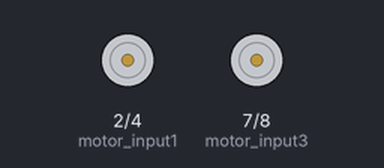
This sketch was run on a simulated Arduino Uno, built with avr-gcc and run on an emulated ATmega328P. On the bench: motor-driver pin pairs drawn as motors (green arrow = first pin HIGH = forward, orange = second pin HIGH = backward, longer = more drive). At 31.9 s the program stops and its outputs stay as they are.

Above: at 0.1 s.
At 8.3 s:
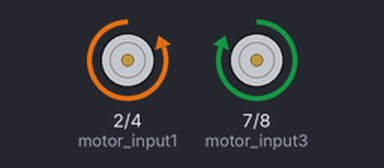
At 11.8 s:
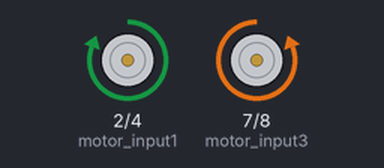
At 29.9 s:
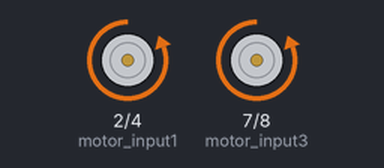
Timing chart, 0 to 33.4 s (numbered marks = the images above):
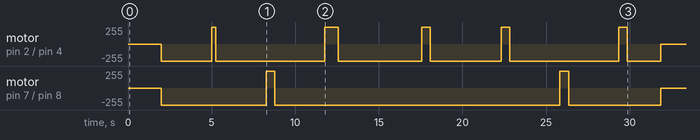

Measured:
- by itself, motor on pin 2 (motor_input1) / pin 4 (motor_input2): stopped → backward 255/255 at 2.0 s, → forward 255/255 3.0 s later, → backward 255/255 0.26 s later, → forward 255/255 6.5 s later, … (12 changes in this stretch)
- by itself, motor on pin 7 (motor_input3) / pin 8 (motor_input4): stopped → backward 255/255 at 2.0 s, → forward 255/255 6.3 s later, → backward 255/255 0.52 s later, → forward 255/255 17.1 s later, … (6 changes in this stretch)

The sketch:

autonomous.ino
```cpp
int motor_input1=2;
int motor_input2=4;
int motor_input3=7;
int motor_input4=8;

void setup()
{
  Serial.begin(9600);
  pinMode(motor_input1, OUTPUT);   //RIGHT MOTOR
  pinMode(motor_input2, OUTPUT);   //RIGHT MOTOR
  pinMode(motor_input3, OUTPUT);   //LEFT MOTOR
  pinMode(motor_input4, OUTPUT);   //LEFT MOTOR
}
void loop()
{

  delay(2000);
  {//forward
    digitalWrite(motor_input1, LOW);
    digitalWrite(motor_input2, HIGH);
    digitalWrite(motor_input3, LOW);
    digitalWrite(motor_input4, HIGH);
     delay(3000);
    }
    {//right(45)
    digitalWrite(motor_input1, HIGH);
    digitalWrite(motor_input2, LOW);
    digitalWrite(motor_input3, LOW);
    digitalWrite(motor_input4, HIGH);
    delay(260);   }

    {//forward
    digitalWrite(motor_input1, LOW);
    digitalWrite(motor_input2, HIGH);
    digitalWrite(motor_input3, LOW);
    digitalWrite(motor_input4, HIGH);
     delay(3000);
    }

    {//left(90)
    digitalWrite(motor_input1, LOW);
    digitalWrite(motor_input2, HIGH);
    digitalWrite(motor_input3, HIGH);
    digitalWrite(motor_input4, LOW);
    delay(520);
    }

    {//forward
    digitalWrite(motor_input1, LOW);
    digitalWrite(motor_input2, HIGH);
    digitalWrite(motor_input3, LOW);
    digitalWrite(motor_input4, HIGH);
     delay(3000);
    }

    {//right(45)
    digitalWrite(motor_input1, HIGH);
    digitalWrite(motor_input2, LOW);
    digitalWrite(motor_input3, LOW);
    digitalWrite(motor_input4, HIGH);
    delay(780);   }

    {//forward
    digitalWrite(motor_input1, LOW);
    digitalWrite(motor_input2, HIGH);
    digitalWrite(motor_input3, LOW);
    digitalWrite(motor_input4, HIGH);
     delay(5000);
    }

    {//right(90)
    digitalWrite(motor_input1, HIGH);
    digitalWrite(motor_input2, LOW);
    digitalWrite(motor_input3, LOW);
    digitalWrite(motor_input4, HIGH);
    delay(520);   }

    {//forward
    digitalWrite(motor_input1, LOW);
    digitalWrite(motor_input2, HIGH);
    digitalWrite(motor_input3, LOW);
    digitalWrite(motor_input4, HIGH);
     delay(4230);
    }

    {//right(90)
    digitalWrite(motor_input1, HIGH);
    digitalWrite(motor_input2, LOW);
    digitalWrite(motor_input3, LOW);
    digitalWrite(motor_input4, HIGH);
    delay(520);   }


    {//forward
    digitalWrite(motor_input1, LOW);
    digitalWrite(motor_input2, HIGH);
    digitalWrite(motor_input3, LOW);
    digitalWrite(motor_input4, HIGH);
     delay(3000);
    }

    {//left(90)
    digitalWrite(motor_input1, LOW);
    digitalWrite(motor_input2, HIGH);
    digitalWrite(motor_input3, HIGH);
    digitalWrite(motor_input4, LOW);
    delay(520);
    }

    {//forward
    digitalWrite(motor_input1, LOW);
    digitalWrite(motor_input2, HIGH);
    digitalWrite(motor_input3, LOW);
    digitalWrite(motor_input4, HIGH);
     delay(3000);
    }

    {//right(90)
    digitalWrite(motor_input1, HIGH);
    digitalWrite(motor_input2, LOW);
    digitalWrite(motor_input3, LOW);
    digitalWrite(motor_input4, HIGH);
    delay(520);   }


 {//forward
    digitalWrite(motor_input1, LOW);
    digitalWrite(motor_input2, HIGH);
    digitalWrite(motor_input3, LOW);
    digitalWrite(motor_input4, HIGH);
     delay(2000);
    }


  /*{//back
    digitalWrite(motor_input1, HIGH);
    digitalWrite(motor_input2, LOW);
    digitalWrite(motor_input3, HIGH);
    digitalWrite(motor_input4, LOW);
    delay(5000);}
  {//left
    digitalWrite(motor_input1, LOW);
    digitalWrite(motor_input2, HIGH);
    digitalWrite(motor_input3, HIGH);
    digitalWrite(motor_input4, LOW);
    delay(800);
    }
  {//right
    digitalWrite(motor_input1, HIGH);
    digitalWrite(motor_input2, LOW);
    digitalWrite(motor_input3, LOW);
    digitalWrite(motor_input4, HIGH);
    delay(800);   } */
{
    digitalWrite(motor_input1, LOW);
    digitalWrite(motor_input2, LOW);
    digitalWrite(motor_input3, LOW);
    digitalWrite(motor_input4, LOW);

}

exit(0);
    }
```
